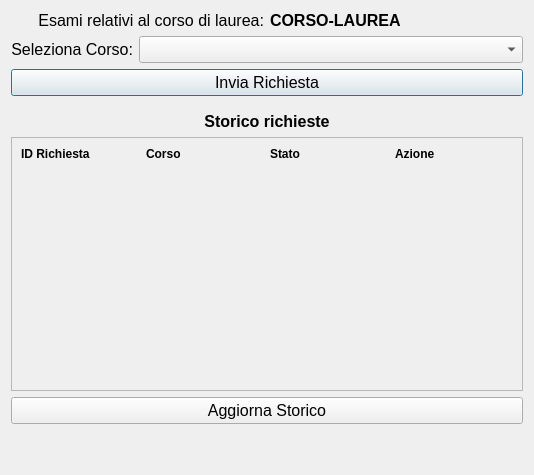
<?xml version="1.0" encoding="UTF-8"?>
<ui version="4.0">
 <class>Invio_Richiesta_Date_Esami</class>
 <widget class="QDialog" name="Invio_Richiesta_Date_Esami">
  <property name="geometry">
   <rect>
    <x>0</x>
    <y>0</y>
    <width>534</width>
    <height>475</height>
   </rect>
  </property>
  <property name="windowTitle">
   <string>StudiSync - Students Richiesta Date Esami</string>
  </property>
  <layout class="QVBoxLayout" name="verticalLayout">
   <item>
    <layout class="QHBoxLayout" name="horizontalLayout_2">
     <property name="sizeConstraint">
      <enum>QLayout::SetMinimumSize</enum>
     </property>
     <item>
      <widget class="QLabel" name="label_2">
       <property name="sizePolicy">
        <sizepolicy hsizetype="Minimum" vsizetype="Minimum">
         <horstretch>0</horstretch>
         <verstretch>0</verstretch>
        </sizepolicy>
       </property>
       <property name="font">
        <font>
         <pointsize>12</pointsize>
        </font>
       </property>
       <property name="text">
        <string>Esami relativi al corso di laurea:</string>
       </property>
       <property name="alignment">
        <set>Qt::AlignRight|Qt::AlignTrailing|Qt::AlignVCenter</set>
       </property>
      </widget>
     </item>
     <item>
      <widget class="QLabel" name="CorsoLaureaLabel">
       <property name="sizePolicy">
        <sizepolicy hsizetype="Minimum" vsizetype="Minimum">
         <horstretch>0</horstretch>
         <verstretch>0</verstretch>
        </sizepolicy>
       </property>
       <property name="font">
        <font>
         <pointsize>12</pointsize>
         <weight>75</weight>
         <bold>true</bold>
        </font>
       </property>
       <property name="text">
        <string>CORSO-LAUREA</string>
       </property>
      </widget>
     </item>
    </layout>
   </item>
   <item>
    <layout class="QHBoxLayout" name="horizontalLayout">
     <item>
      <widget class="QLabel" name="label">
       <property name="font">
        <font>
         <pointsize>12</pointsize>
        </font>
       </property>
       <property name="text">
        <string>Seleziona Corso:</string>
       </property>
       <property name="alignment">
        <set>Qt::AlignRight|Qt::AlignTrailing|Qt::AlignVCenter</set>
       </property>
      </widget>
     </item>
     <item>
      <widget class="QComboBox" name="comboBox">
       <property name="sizePolicy">
        <sizepolicy hsizetype="Expanding" vsizetype="Fixed">
         <horstretch>0</horstretch>
         <verstretch>0</verstretch>
        </sizepolicy>
       </property>
       <property name="font">
        <font>
         <pointsize>12</pointsize>
        </font>
       </property>
      </widget>
     </item>
    </layout>
   </item>
   <item>
    <widget class="QPushButton" name="InviaRichiestaButton">
     <property name="font">
      <font>
       <pointsize>12</pointsize>
      </font>
     </property>
     <property name="text">
      <string>Invia Richiesta</string>
     </property>
    </widget>
   </item>
   <item>
    <spacer name="verticalSpacer_2">
     <property name="orientation">
      <enum>Qt::Vertical</enum>
     </property>
     <property name="sizeType">
      <enum>QSizePolicy::Minimum</enum>
     </property>
     <property name="sizeHint" stdset="0">
      <size>
       <width>20</width>
       <height>10</height>
      </size>
     </property>
    </spacer>
   </item>
   <item>
    <widget class="QLabel" name="label_3">
     <property name="sizePolicy">
      <sizepolicy hsizetype="Minimum" vsizetype="Minimum">
       <horstretch>0</horstretch>
       <verstretch>0</verstretch>
      </sizepolicy>
     </property>
     <property name="font">
      <font>
       <pointsize>12</pointsize>
       <weight>75</weight>
       <bold>true</bold>
      </font>
     </property>
     <property name="text">
      <string>Storico richieste</string>
     </property>
     <property name="alignment">
      <set>Qt::AlignCenter</set>
     </property>
    </widget>
   </item>
   <item>
    <widget class="QScrollArea" name="scrollArea">
     <property name="widgetResizable">
      <bool>true</bool>
     </property>
     <widget class="QWidget" name="scrollAreaWidgetContents_2">
      <property name="geometry">
       <rect>
        <x>0</x>
        <y>0</y>
        <width>514</width>
        <height>242</height>
       </rect>
      </property>
      <layout class="QVBoxLayout" name="verticalLayout_3">
       <item>
        <layout class="QHBoxLayout" name="horizontalLayout_4">
         <item>
          <widget class="QLabel" name="label_9">
           <property name="font">
            <font>
             <weight>75</weight>
             <bold>true</bold>
            </font>
           </property>
           <property name="text">
            <string>ID Richiesta</string>
           </property>
          </widget>
         </item>
         <item>
          <widget class="QLabel" name="label_11">
           <property name="font">
            <font>
             <weight>75</weight>
             <bold>true</bold>
            </font>
           </property>
           <property name="text">
            <string>Corso</string>
           </property>
          </widget>
         </item>
         <item>
          <widget class="QLabel" name="label_12">
           <property name="font">
            <font>
             <weight>75</weight>
             <bold>true</bold>
            </font>
           </property>
           <property name="text">
            <string>Stato</string>
           </property>
          </widget>
         </item>
         <item>
          <widget class="QLabel" name="label_14">
           <property name="font">
            <font>
             <weight>75</weight>
             <bold>true</bold>
            </font>
           </property>
           <property name="text">
            <string>Azione</string>
           </property>
          </widget>
         </item>
        </layout>
       </item>
       <item>
        <layout class="QVBoxLayout" name="TableView"/>
       </item>
       <item>
        <spacer name="verticalSpacer_3">
         <property name="orientation">
          <enum>Qt::Vertical</enum>
         </property>
         <property name="sizeHint" stdset="0">
          <size>
           <width>20</width>
           <height>40</height>
          </size>
         </property>
        </spacer>
       </item>
      </layout>
     </widget>
    </widget>
   </item>
   <item>
    <widget class="QPushButton" name="AggiornaStoricoButton">
     <property name="font">
      <font>
       <pointsize>12</pointsize>
      </font>
     </property>
     <property name="text">
      <string>Aggiorna Storico</string>
     </property>
    </widget>
   </item>
   <item>
    <spacer name="verticalSpacer">
     <property name="orientation">
      <enum>Qt::Vertical</enum>
     </property>
     <property name="sizeType">
      <enum>QSizePolicy::Minimum</enum>
     </property>
     <property name="sizeHint" stdset="0">
      <size>
       <width>20</width>
       <height>40</height>
      </size>
     </property>
    </spacer>
   </item>
  </layout>
 </widget>
 <resources/>
 <connections/>
</ui>
